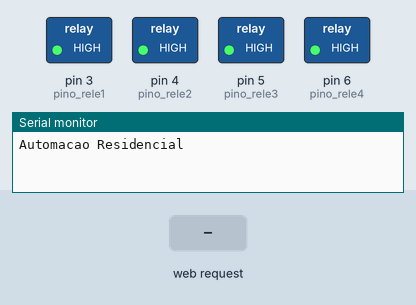
The sketch below on a simulated Arduino Uno, built for the host (arithmetic inside an expression is 32-bit, double 64-bit). On the bench: switched loads named in the sketch (green lamp = pin HIGH), the last lines printed to the serial monitor. The inputs (shaded band) are chosen by the test bench. WiFi joins after 1.5 s; servers stay silent unless stated.

Above: at 2.7 s.
2.8 s: HTTP request GET /?ligar3 received
At 4.0 s:
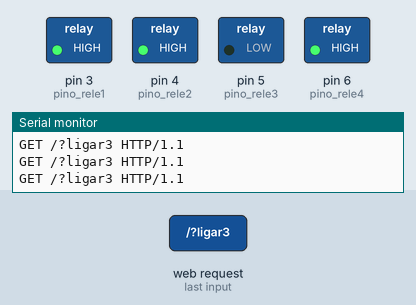
4.3 s: HTTP request GET /?desligar3 received
At 4.7 s:
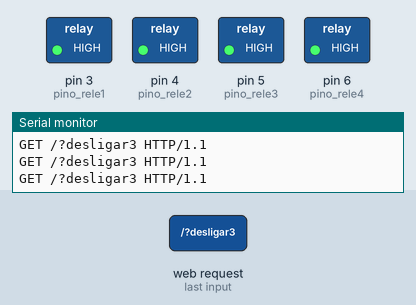
Timing chart, 0 to 7.3 s (numbered marks = the images above; inputs shaded):
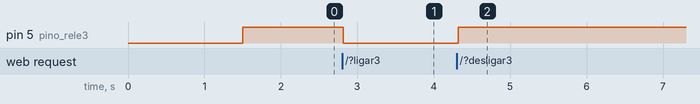

Measured:
- after the input at 2.8 s, pin 5 (pino_rele3): HIGH → LOW at once
- after the input at 4.3 s, pin 5 (pino_rele3): LOW → HIGH at once

The sketch:

novo.ino
```cpp
#include <SPI.h>
#include <Ethernet.h>
String readString;
int pino_rele1 = 3;
int pino_rele2 = 4;
int pino_rele3 = 5;
int pino_rele4 = 6;
boolean ligado1 = true;
boolean ligado2 = true;
boolean ligado3 = true;
boolean ligado4 = true;
byte mac[] = { 0xA4, 0x28, 0x72, 0xCA, 0x55, 0x2F };
EthernetServer server(80);
void setup()
{
  Serial.begin(9600);
  pinMode(pino_rele1, OUTPUT);
  pinMode(pino_rele2, OUTPUT);
  pinMode(pino_rele3, OUTPUT);
  pinMode(pino_rele4, OUTPUT);
  Ethernet.begin(mac);
  server.begin();
  Serial.println("Automacao Residencial");
  digitalWrite(pino_rele1, HIGH);
  digitalWrite(pino_rele2, HIGH);
  digitalWrite(pino_rele3, HIGH);
  digitalWrite(pino_rele4, HIGH);
}
void loop()
{
  EthernetClient client = server.available();
  if (client) {
    while (client.connected())
    {
      if (client.available())
      {
        char c = client.read();
        if (readString.length() < 100) {
          readString += c;
        }
        if (c == '\n')
        {
          Serial.println(readString);
          if (readString.indexOf("?ligar1") > 0)
          {
            digitalWrite(pino_rele1, LOW);
            ligado1 = false;
          }
          else
          {
            if (readString.indexOf("?desligar1") > 0)
            {
              digitalWrite(pino_rele1, HIGH);
              ligado1 = true;
            }
          }
          Serial.println(readString);
          if (readString.indexOf("?ligar2") > 0)
          {
            digitalWrite(pino_rele2, LOW);
            ligado2 = false;
          }
          else
          {
            if (readString.indexOf("?desligar2") > 0)
            {
              digitalWrite(pino_rele2, HIGH);
              ligado2 = true;
            }
          }
          Serial.println(readString);
          if (readString.indexOf("/?ligar3") > 0)
          {
            digitalWrite(pino_rele3, LOW);
            ligado3 = false;
          }
          else
          {
            if (readString.indexOf("/?desligar3") > 0)
            {
              digitalWrite(pino_rele3, HIGH);
              ligado3 = true;
            }
          }
          Serial.println(readString);
          if (readString.indexOf("?ligar4") > 0)
          {
            digitalWrite(pino_rele4, LOW);
            ligado4 = false;
          }
          else
          {
            if (readString.indexOf("?desligar4") > 0)
            {
              digitalWrite(pino_rele4, HIGH);
              ligado4 = true;
            }
          }
          readString = "";
          client.println("HTTP/1.1 200 OK");
          client.println("Content-Type: text/html");

          client.println();
          client.println("<meta name='viewport' content='width=device-width'>");
          client.println("<script type='text/javascript' src='http://auto.perses.xyz/js.js'></script>");
          client.println("<link rel='stylesheet' href='http://auto.perses.xyz/style.css'>");
          client.println("<p>Automa&ccedil;&atilde;o Residencial</p>");
          client.println("<div id='botao1'></div><div id='botao2'></div><div id='botao3'></div><div id='botao4'></div>");
          client.print("<div id='estado1' style='visibility: hidden;'>");
          client.print(ligado1);
          client.println("</div>");
          client.print("<div id='estado2' style='visibility: hidden;'>");
          client.print(ligado2);
          client.println("</div>");
          client.print("<div id='estado3' style='visibility: hidden;'>");
          client.print(ligado3);
          client.println("</div>");
          client.print("<div id='estado4' style='visibility: hidden;'>");
          client.print(ligado4);
          client.println("</div><script>AlteraRele(1)</script><script>AlteraRele(2)</script><script>AlteraRele(3)</script><script>AlteraRele(4)</script>");
          delay(1);
          client.stop();
        }
      }
    }
  }
}
```
